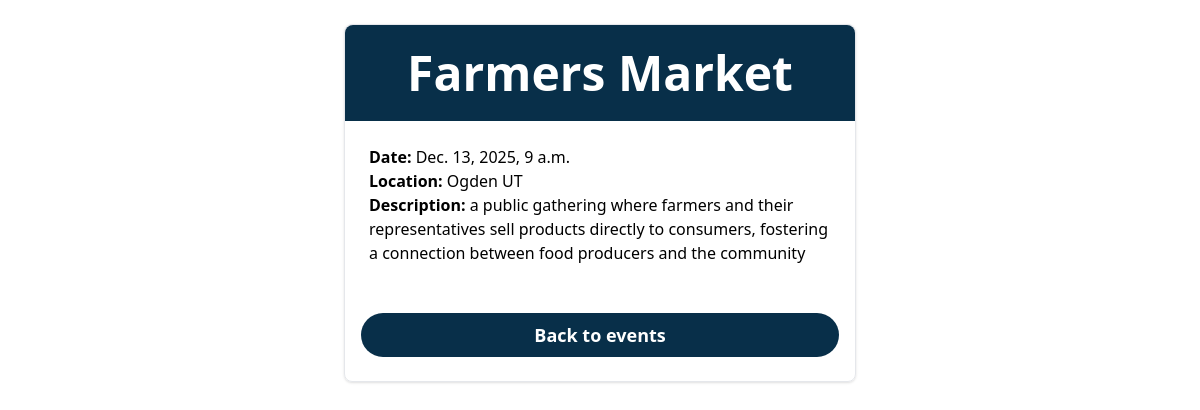
The page /events/3/ on the database its author committed.
### events/models.py (models this page shows, shortened)
class Event(models.Model):
    title = models.CharField(max_length=200)
    description = models.TextField()
    location = models.CharField(max_length=255)
    date_time = models.DateTimeField()

### events/views.py (the view)
# urls.py: path("<int:pk>/", views.event_detail, name="event_detail"),
def event_detail(request, pk):
    event = get_object_or_404(Event, pk=pk)
    return render(request, "events/event_detail.html", {"event": event})

### events/templates/events/event_detail.html
{% load static %}
<script src="https://cdn.tailwindcss.com"></script>
<div class="block m-6 mx-auto border rounded-lg shadow hover:shadow-lg hover:bg-gray-50 transition cursor-pointer max-w-lg mx-4">
    <h1 class="bg-sky-950 text-white p-6 rounded-t-lg w-full text-5xl font-bold text-center py-6">{{ event.title }}</h1>
    <div class="p-6">
        <p><strong>Date:</strong> {{ event.date_time }} </p>
        <p><strong>Location:</strong> {{ event.location }} </p>
        <p><strong>Description:</strong> {{ event.description }} </p>
    </div>
    <a href="{% url 'event_list' %}" class="m-6 text-center block mx-4 bg-sky-950 text-white text-lg font-semibold p-2 rounded-3xl hover:bg-sky-200 hover:text-black">Back to events</a>
</div>

### rows shown on the page
Event: title "Farmers Market", date_time "Dec. 13, 2025, 9 a.m.", location "Ogden UT", description "a public gathering where farmers and their representatives sell products directly to consumers, fostering a connection between food producers and the community"
